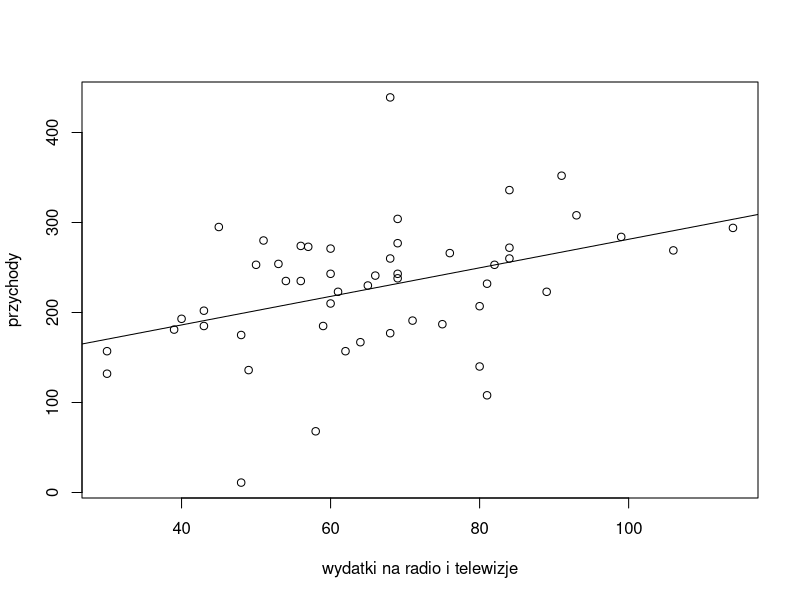
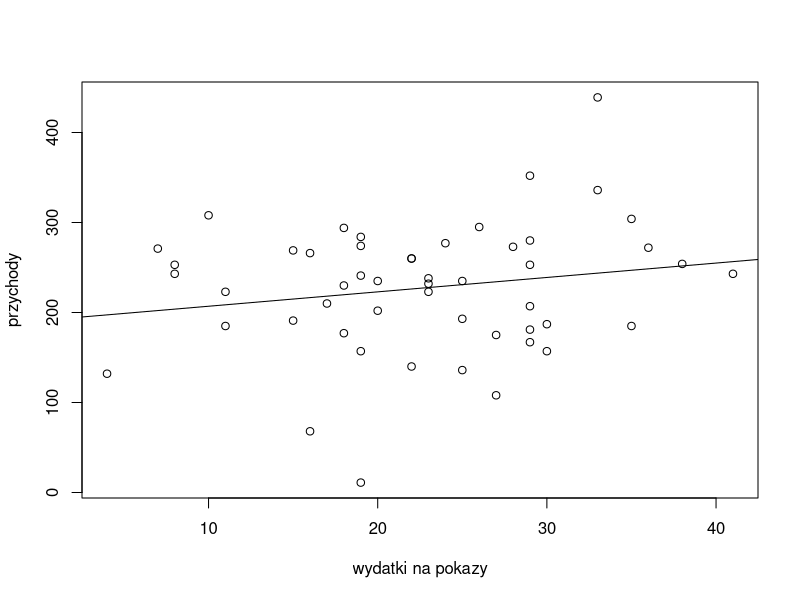
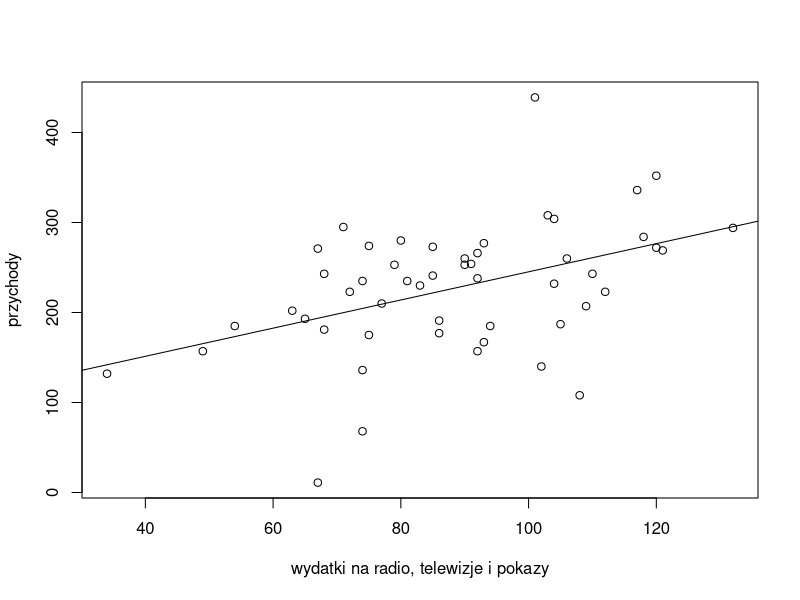

R code for these plots, in order:
#dane wejściowe
przychody<-c(185,136,308,108,269,243,11,191,277,253,177,193,253,187,284,273,295,223,157,238,167,260,232,272,140,223,230,243,266,280,202,352,274,235,210,175,241,294,271,235,181,132,439,157,207,68,254,304,336,185,260)
radio<-c(59,49,93,81,106,69,48,71,69,50,68,40,82,75,99,57,45,61,30,69,64,84,81,84,80,89,65,60,76,51,43,91,56,54,60,48,66,114,60,56,39,30,68,62,80,58,53,69,84,43,68)
sklepy<-c(35,25,10,27,15,41,19,15,24,29,18,25,8,30,19,28,26,11,19,23,29,22,23,36,22,23,18,8,16,29,20,29,19,20,17,27,19,18,7,25,29,4,33,30,29,16,38,35,33,11,22)

(dane = data.frame(przychody, radio,  sklepy))

#wykres zależności tygodniowych przychodów od wydatków na radio i telewizje
plot(dane$radio,dane$przychody, xlab ="wydatki na radio i telewizje", ylab= "przychody")
#model regresji linowej
reglinRadio <-lm(przychody ~ radio, dane)
#rysowanie linii, nie ma tego w poleceniu
abline(reglinRadio)

#wykres zależności tygodniowych przychodów od wydatków na pokazy sklepowe
plot(dane$sklepy, dane$przychody, xlab ="wydatki na pokazy", ylab= "przychody")
reglinSklepy <-lm(przychody ~ sklepy, dane)
abline(reglinSklepy)


radioSumSklepy = radio + sklepy

plot(radioSumSklepy, dane$przychody, xlab ="wydatki na radio, telewizje i pokazy", ylab= "przychody")
reglinRadioSumSklepy <- lm(przychody ~ radioSumSklepy, dane)

reglinRadioSklepy<- lm(przychody ~ radio+sklepy, dane)

abline(reglinRadioSumSklepy)
